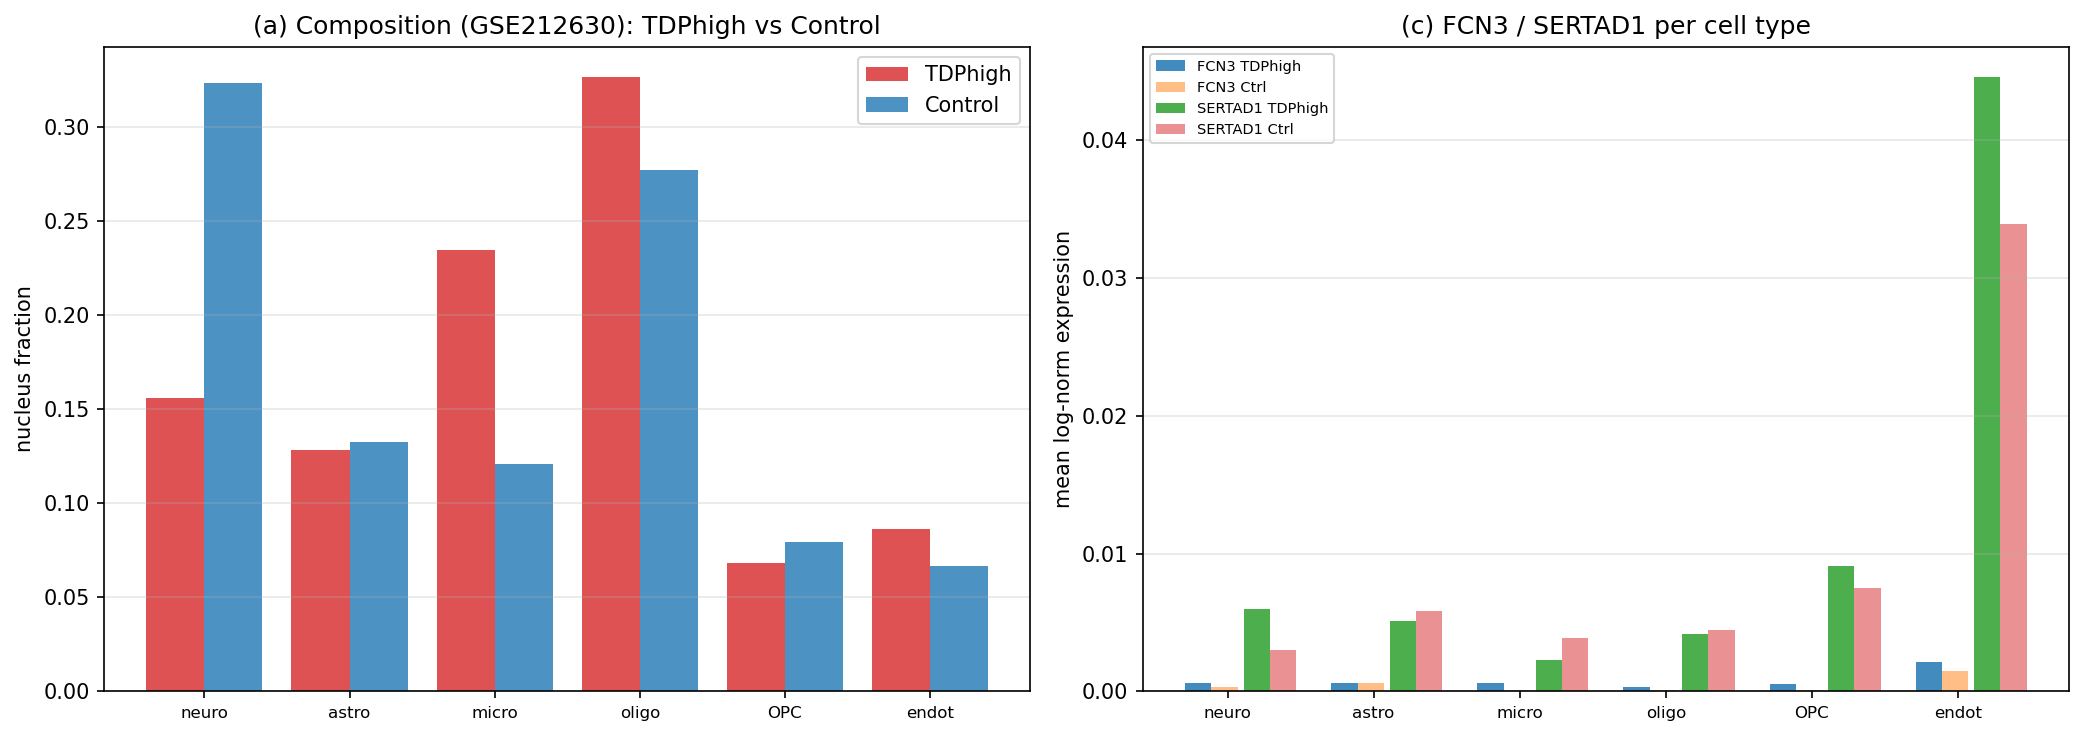

Source code (Python):
# ruff: noqa: E402
"""Sporadic/non-C9 snRNA per-cell validation (GSE212630) — generalises #1.

Experiment #1 used C9orf72 ALS (GSE219280). This repeats the per-cell validation
in an independent, NON-C9 TDP-43-proteinopathy cohort: GSE212630 (prefrontal
cortex snRNA, 10x), comparing non-neurological Control (n=7) vs TDPhigh (n=8;
strongest regional pTDP-43 pathology). Same method as #1 (marker-based
per-nucleus assignment + pseudobulk), reusing the .h5 reader and gene sets.

Asks whether the #1 findings generalise beyond C9: (a) endothelial cell-type
assignments, (b) SERTAD1 per-cell up-regulation, (c) FCN3 absence from CNS
nuclei (plasma-leak), and the composition shift.

Outputs
-------
  snrna_validation_gse212630_statistics.txt
  snrna_validation_gse212630.png
"""

from __future__ import annotations

import glob
import re
import warnings
from pathlib import Path

import numpy as np

SCRIPT_DIR = Path(__file__).parent
_H5_DIR = SCRIPT_DIR.parent / "resources" / "GSE212630" / "suppl"
MIN_COUNTS = 500
_DIS = "TDPhigh"  # disease group (vs Control)


def main() -> None:
    import matplotlib

    matplotlib.use("Agg")
    import matplotlib.pyplot as plt
    import pandas as pd
    from scipy.stats import mannwhitneyu
    from snrna_percell_validation import _MARKERS, _PANEL, _TEST, _read_h5_targets

    files = sorted(glob.glob(str(_H5_DIR / "*_filtered_feature_bc_matrix.h5")))
    if not files:
        print(f"No .h5 in {_H5_DIR}; run the download first.")
        return
    print(f"Reading {len(files)} GSE212630 snRNA samples ...")

    pb_rows = []
    spec_accum: dict[str, list[np.ndarray]] = {ct: [] for ct in _MARKERS}
    genes_ref: list[str] = []
    for path in files:
        fn = Path(path).name
        m = re.search(r"_(Control|TDPhigh)-", fn)
        if not m:
            continue
        cond = m.group(1)
        samp = fn.split("_filtered")[0]
        sub, totals, genes = _read_h5_targets(path)
        if not genes_ref:
            genes_ref = genes
        gidx = {g: j for j, g in enumerate(genes)}
        sub = sub[totals >= MIN_COUNTS]
        scores = np.zeros((sub.shape[0], len(_MARKERS)), dtype=np.float32)
        for k, (ct, mk) in enumerate(_MARKERS.items()):
            cols = [gidx[g0] for g0 in mk if g0 in gidx]
            if not cols:
                scores[:, k] = -np.inf
                continue
            block = sub[:, cols]
            z = (block - block.mean(0)) / (block.std(0) + 1e-8)
            scores[:, k] = z.mean(1)
        assign = np.array(list(_MARKERS))[scores.argmax(1)]
        n_cells = len(assign)
        for ct in _MARKERS:
            mask = assign == ct
            row = {
                "sample": samp,
                "cond": cond,
                "celltype": ct,
                "frac": mask.sum() / n_cells,
                "n": int(mask.sum()),
            }
            if mask.sum() >= 10:
                means = sub[mask].mean(0)
                for g in _TEST + _PANEL:
                    if g in gidx:
                        row[g] = float(means[gidx[g]])
                spec_accum[ct].append(sub[mask].mean(0))
            pb_rows.append(row)
        print(f"  {samp[:42]:<44} {cond:<9} {n_cells} nuclei")

    pb = pd.DataFrame(pb_rows)
    n_dis = pb[pb.cond == _DIS]["sample"].nunique()
    n_ctrl = pb[pb.cond == "Control"]["sample"].nunique()

    lines = [
        "Sporadic/non-C9 snRNA per-cell validation (GSE212630) — generalises #1",
        "=" * 68,
        f"Prefrontal cortex snRNA; Control (n={n_ctrl}) vs {_DIS} (n={n_dis}; "
        "strongest pTDP-43 pathology). Marker-based per-nucleus assignment.",
        "",
        f"(a) COMPOSITION: cell-type fraction, {_DIS} vs Control (MWU)",
        "-" * 68,
        f"{'cell type':<16}{_DIS + ' frac':>13}{'Ctrl frac':>12}{'p (MWU)':>12}",
    ]
    for ct in _MARKERS:
        a = pb[(pb.celltype == ct) & (pb.cond == _DIS)]["frac"].values
        c = pb[(pb.celltype == ct) & (pb.cond == "Control")]["frac"].values
        try:
            _, p = mannwhitneyu(a, c, alternative="two-sided")
        except ValueError:
            p = np.nan
        lines.append(f"{ct:<16}{np.mean(a):>13.3f}{np.mean(c):>12.3f}{p:>12.3g}")

    lines += [
        "",
        "(b) MARKER-GENE CELL-TYPE SPECIFICITY (mean log-norm across all nuclei)",
        "-" * 68,
        f"{'gene':<10}" + "".join(f"{ct[:5]:>9}" for ct in _MARKERS),
    ]
    spec = {
        ct: (np.mean(spec_accum[ct], 0) if spec_accum[ct] else np.zeros(len(genes_ref)))
        for ct in _MARKERS
    }
    gref = {g: j for j, g in enumerate(genes_ref)}
    for g in [
        "SLC37A2",
        "HEXB",
        "PROS1",
        "EMP1",
        "CLDN5",
        "VWF",
        "ANGPT2",
        "FCN3",
        "SERTAD1",
    ]:
        if g in gref:
            lines.append(
                f"{g:<10}" + "".join(f"{spec[ct][gref[g]]:>9.2f}" for ct in _MARKERS)
            )

    lines += [
        "",
        f"(c) FCN3 & SERTAD1 -- per-cell-type expression + {_DIS} vs Control (MWU)",
        "-" * 68,
    ]
    for g in _TEST:
        lines.append(f"{g}:")
        for ct in _MARKERS:
            if g not in pb.columns:
                continue
            sp = pb[(pb.celltype == ct) & pb[g].notna()]
            a = sp[sp.cond == _DIS][g].values
            c = sp[sp.cond == "Control"][g].values
            if len(a) < 3 or len(c) < 3:
                continue
            try:
                _, p = mannwhitneyu(a, c, alternative="two-sided")
            except ValueError:
                p = np.nan
            d = "UP in disease" if np.mean(a) > np.mean(c) else "down in disease"
            lines.append(
                f"  {ct:<15} {_DIS}={np.mean(a):.3f} Ctrl={np.mean(c):.3f} "
                f"p={p:.3g}  ({d})"
            )
    lines += [
        "",
        "Interpretation: generalisation of #1 (GSE219280 C9ALS) to a non-C9 "
        "TDP-43-proteinopathy cortex cohort. Compare endothelial specificity, "
        "SERTAD1 per-cell direction, and FCN3 absence to #1.",
    ]
    (SCRIPT_DIR / "snrna_validation_gse212630_statistics.txt").write_text(
        "\n".join(lines) + "\n"
    )
    print("\n" + "\n".join(lines))

    fig, axes = plt.subplots(1, 2, figsize=(14, 5))
    cts = list(_MARKERS)
    x = np.arange(len(cts))
    af = [pb[(pb.celltype == ct) & (pb.cond == _DIS)]["frac"].mean() for ct in cts]
    cf = [pb[(pb.celltype == ct) & (pb.cond == "Control")]["frac"].mean() for ct in cts]
    axes[0].bar(x - 0.2, af, 0.4, label=_DIS, color="#d62728", alpha=0.8)
    axes[0].bar(x + 0.2, cf, 0.4, label="Control", color="#1f77b4", alpha=0.8)
    axes[0].set_xticks(x)
    axes[0].set_xticklabels([c[:5] for c in cts], fontsize=8)
    axes[0].set_ylabel("nucleus fraction")
    axes[0].set_title(f"(a) Composition (GSE212630): {_DIS} vs Control")
    axes[0].legend()
    axes[0].grid(alpha=0.3, axis="y")
    for gi, g in enumerate(_TEST):
        if g not in pb.columns:
            continue
        av = [pb[(pb.celltype == ct) & (pb.cond == _DIS)][g].mean() for ct in cts]
        cv = [pb[(pb.celltype == ct) & (pb.cond == "Control")][g].mean() for ct in cts]
        off = -0.2 if gi == 0 else 0.2
        axes[1].bar(x + off, av, 0.18, label=f"{g} {_DIS}", alpha=0.85)
        axes[1].bar(x + off + 0.18, cv, 0.18, label=f"{g} Ctrl", alpha=0.5)
    axes[1].set_xticks(x)
    axes[1].set_xticklabels([c[:5] for c in cts], fontsize=8)
    axes[1].set_ylabel("mean log-norm expression")
    axes[1].set_title("(c) FCN3 / SERTAD1 per cell type")
    axes[1].legend(fontsize=7)
    axes[1].grid(alpha=0.3, axis="y")
    plt.tight_layout()
    fig.savefig(
        SCRIPT_DIR / "snrna_validation_gse212630.png", dpi=150, bbox_inches="tight"
    )
    print("\nSaved -> snrna_validation_gse212630.{txt,png}")


if __name__ == "__main__":
    with warnings.catch_warnings():
        warnings.filterwarnings("ignore")
        main()
